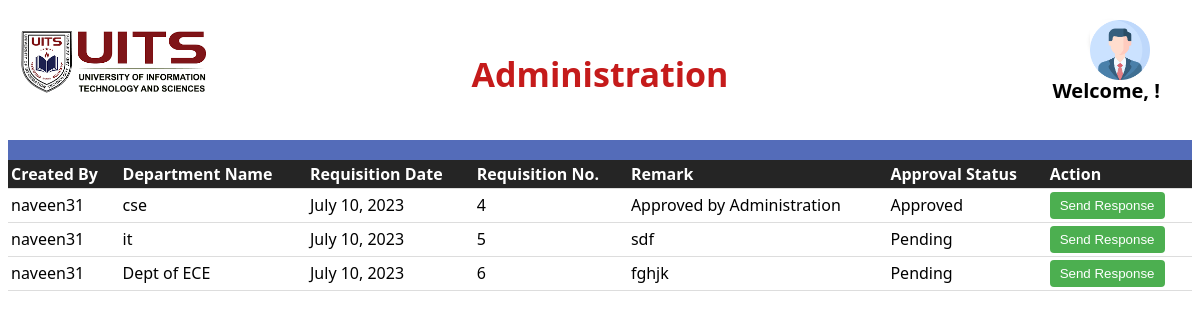
Before: /update_approval_status3/ with the older database file.
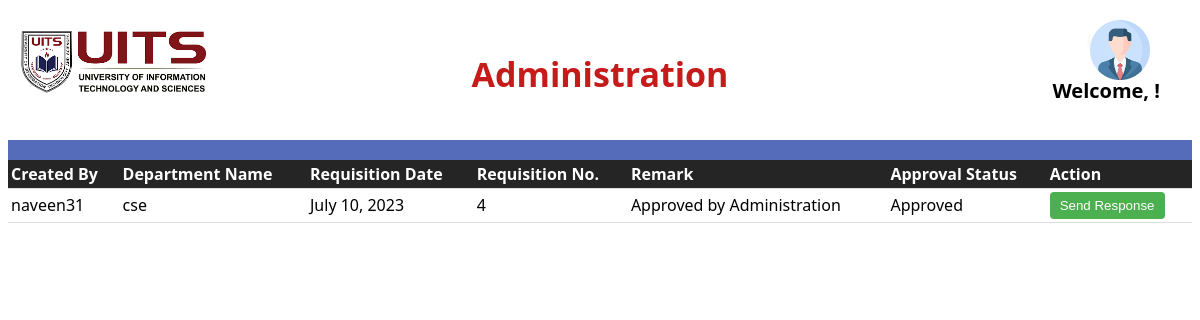
After: the same page with the newer database file.
### apps/models.py (models this page shows, shortened)
class Requisition(models.Model):
    user_name = models.CharField(max_length=100)
    department_name = models.CharField(max_length=100)
    requisition_date = models.DateField(default=datetime.today())
    requisition_no = models.AutoField(primary_key=True)
    remark = models.TextField(blank=True)
    role_choices=(
        ('Department Head','Department Head'),
        ('Store Executive','Store Executive'),
         ('Administration','Administration'),
    )
    approval_role = models.CharField(max_length=100, choices=role_choices, default='Department Head')
    APPROVAL_CHOICES = (
        ('PENDING', 'Pending'),
        ('APPROVED', 'Approved'),
        ('REJECTED', 'Rejected'),
    )
    approval_status = models.CharField(max_length=20, choices=APPROVAL_CHOICES, default='PENDING')

### apps/views.py (the view)
# urls.py: path('update_approval_status3/', views.update_approval_status3, name='update_approval_status3'),
def update_approval_status3(request):
    if request.method == 'POST':
        form = ApprovalForm(request.POST)
        if request.method == 'POST':
            requisition_id = request.POST.get('requisition_no')
            requisition = Requisition.objects.get(requisition_no=requisition_id)
            status = request.POST.get('status')
            remark=request.POST.get('remark')
            approval_role=request.POST.get('approval_role')
            requisition.approval_status=status.upper()
            requisition.approval_role=approval_role
            requisition.remark=remark
            requisition.save()
        if form.is_valid():
            requisition_id = request.POST.get('requisition_no')
            approval = form.save(commit=False)
            approval.requisition_no= requisition_id
            approval.save()
            workorder(requisition_id)
            return redirect('administrations')
        else:
            print(form.errors)
    else:
        form = ApprovalForm()
    requisitions = Requisition.objects.all()
    return render(request, 'administrations.html', {'requisitions': requisitions, 'form': form})

### apps/templates/administrations.html (shortened to what this page needs)
<!DOCTYPE html>
<html>
<head>
</head>
<body>
    <div class="banner">
        <h1>Administration</h1>
        <h2>Welcome, {{ username }}!</h2>
        <div class="profile">
            <a href="{% url 'profile_details' %}" ><img src="/static/images/profile.png" alt="Logo"></a>
            </div>
        <div class="logo">
            <img src="/static/images/logo.png" alt="Logo">
        </div>
    </div>
    <div class="navigation"></div>
    {% if requisitions %}
        <table>
            <thead>
                <tr>
                    <th>Created By</th>
                    <th>Department Name</th>
                    <th>Requisition Date</th>
                    <th>Requisition No.</th>
                    <th>Remark</th>
                    <th>Approval Status</th>
                    <th>Action</th>
                </tr>
            </thead>
            <tbody>
                {% for requisition in requisitions %}
                    <tr>
                        <td>{{ requisition.user_name }}</td>
                        <td>{{ requisition.department_name }}</td>
                        <td>{{ requisition.requisition_date }}</td>
                        <td>{{ requisition.requisition_no }}</td>
                        <td>{{ requisition.remark }}</td>
                        <td>{{ requisition.get_approval_status_display }}</td>
                        <td>
                            <button class="update-button" data-requisition-id="{{ requisition.requisition_no }}">Send Response</button>
                        </td>
                    </tr>
                {% endfor %}
            </tbody>
        </table>
    {% else %}
        <p class="empty-message">No requisitions found for Approval</p>
    {% endif %}
</body>
</html>

Changed rows visible on the page:
removed Requisition: user_name "naveen31", department_name "it", requisition_date "July 10, 2023", requisition_no "5", remark "sdf", approval_status "Pending"
removed Requisition: user_name "naveen31", department_name "Dept of ECE", requisition_date "July 10, 2023", requisition_no "6", remark "fghjk", approval_status "Pending"
